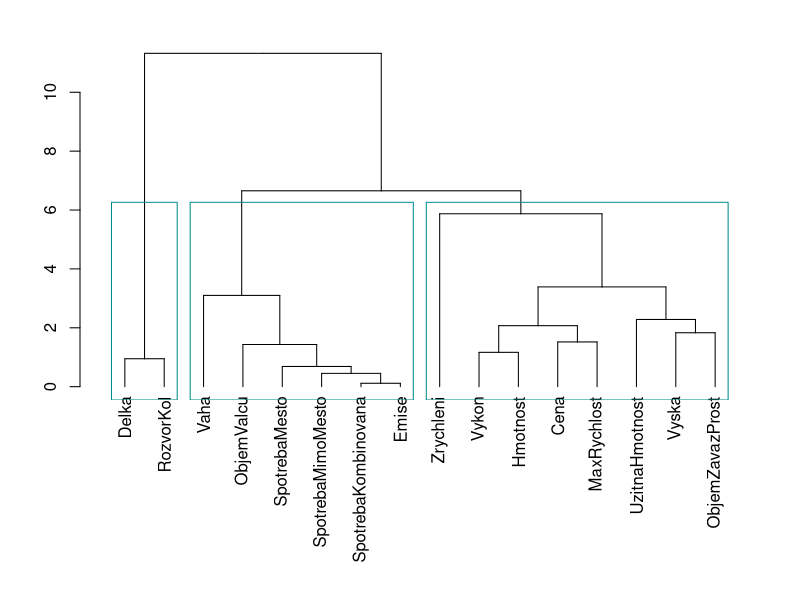

R code for this plot:
## ---- chunk 1
library(foreign) 
data0 = read.spss("du3.sav",to.data.frame=TRUE)
data0 <- data0[-42,]

data <- as.data.frame(sapply(data0[,2:17], function(x) {(x-min(x))/(max(x)-min(x))}))
row.names(data) <- data0$model
colnames(data) <- c("Cena",  "ObjemValcu", "Vykon", "MaxRychlost", "Zrychleni", 
                    "SpotrebaMesto", "SpotrebaMimoMesto", "SpotrebaKombinovana", 
                    "Emise", "Hmotnost", "Delka", "Vyska", "Vaha", "RozvorKol", 
                    "UzitnaHmotnost", "ObjemZavazProst")

dataT <- t(data)
dataT[,sample(1:135, 2)]
## ---- chunk 2
D_matrix <- dist(dataT, method = 'euclidean')
clust <- hclust(D_matrix, method = "ward.D")

dendogram <- as.dendrogram(clust)
par(mar=c(10,4,2,2))
plot(dendogram)
rect.hclust(clust, k = 3, border = "darkcyan")
